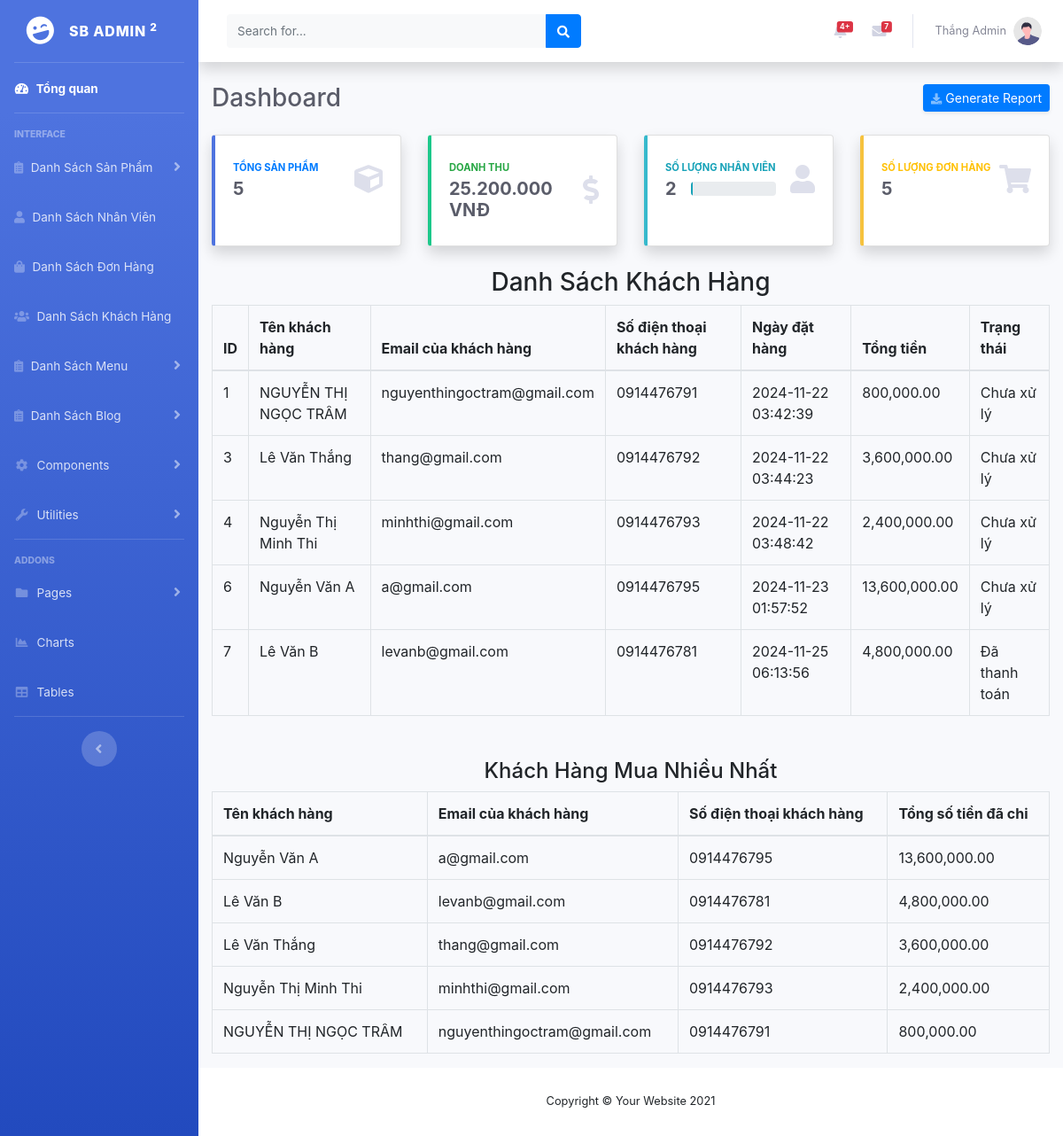
The app's page /khachhang.php (signed in), older data.
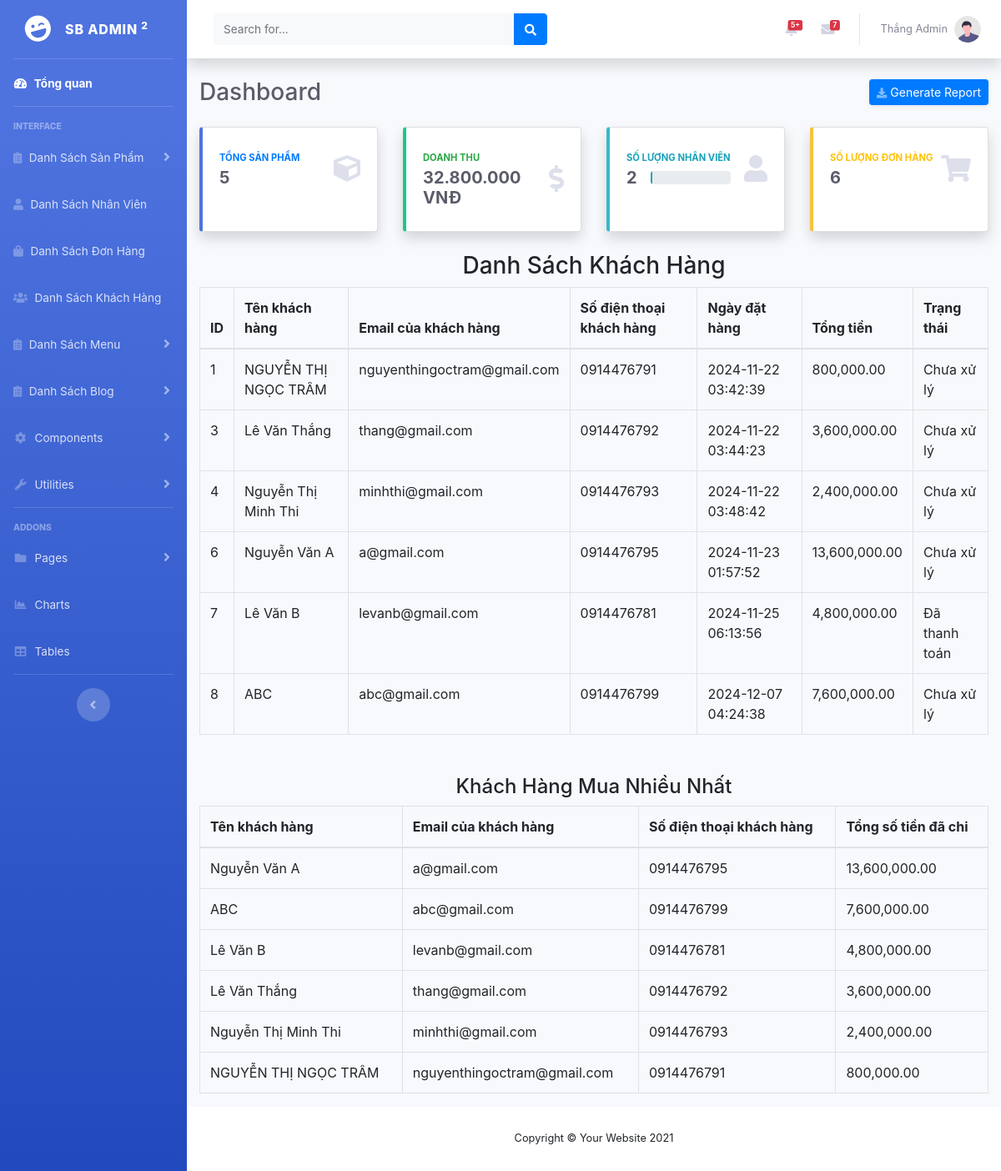
The same page, newer data.
### tables this page shows
CREATE TABLE `orders` (
  `id` int(11) NOT NULL,
  `product_id` int(11) DEFAULT NULL,
  `quantity` int(11) DEFAULT NULL,
  `total_price` decimal(10,2) DEFAULT NULL,
  `customer_name` varchar(255) DEFAULT NULL,
  `customer_email` varchar(255) DEFAULT NULL,
  `customer_address` text DEFAULT NULL,
  `created_at` timestamp NOT NULL DEFAULT current_timestamp(),
  `status` varchar(50) DEFAULT 'Chưa xử lý',
  `customer_phone` varchar(15) NOT NULL
);

### khachhang.php (the view, shortened to what the changed rows need)
<!DOCTYPE html>
<html lang="en">
<head>
    <link href="vendor/fontawesome-free/css/all.min.css" rel="stylesheet" type="text/css">
    <link href="css/sb-admin-2.min.css" rel="stylesheet">
</head>
<body id="page-top">
    <div id="wrapper">
        <div id="content-wrapper" class="d-flex flex-column">
            <div id="content">
                <nav class="navbar navbar-expand navbar-light bg-white topbar mb-4 static-top shadow">
                    <ul class="navbar-nav ml-auto">
                        <li class="nav-item dropdown no-arrow d-sm-none">
                        <?php
                        $servername = "localhost";
                        $username = "root";
                        $password = "";
                        $dbname = "quantriweb";
                        $conn = new mysqli($servername, $username, $password, $dbname);
                        $sql = "SELECT orders.id, orders.product_id, orders.quantity, orders.total_price, orders.customer_name, orders.created_at, products.name AS product_name
                                FROM orders
                                LEFT JOIN products ON orders.product_id = products.id
                                WHERE orders.status = 'Chưa xử lý' ORDER BY orders.created_at DESC LIMIT 10";
                        $result = $conn->query($sql);
                        $notifications = [];
                        if ($result->num_rows > 0) {
                            while ($row = $result->fetch_assoc()) {
                                $notifications[] = [
                                    'id' => $row['id'],
                                    'product_name' => $row['product_name'],
                                    'customer_name' => $row['customer_name'],
                                    'created_at' => $row['created_at'],
                                ];
                            }
                        } else {
                            $notifications[] = "No new orders";
                        }
                        ?>
                        <li class="nav-item dropdown no-arrow mx-1">
                            <a class="nav-link dropdown-toggle" href="#" id="alertsDropdown" role="button"
                                data-toggle="dropdown" aria-haspopup="true" aria-expanded="false">
                                <span class="badge badge-danger badge-counter"><?php echo count($notifications); ?>+</span>
                            </a>
                        </li>
                    </ul>
                </nav>
                <div class="container-fluid">
                    <div class="d-sm-flex align-items-center justify-content-between mb-4">
                        <h1 class="h3 mb-0 text-gray-800">Dashboard</h1>
                    </div>
                    <div class="row">
                    <?php
                    $servername = "localhost";
                    $username = "root";
                    $password = "";
                    $dbname = "quantriweb";
                    $conn = new mysqli($servername, $username, $password, $dbname);
                    $sql = "SELECT SUM(total_price) AS total_revenue FROM orders";
                    $result = $conn->query($sql);
                    $total_revenue = 0;
                    if ($result->num_rows > 0) {
                        $row = $result->fetch_assoc();
                        $total_revenue = $row['total_revenue'];
                    }
                    ?>
                    <div class="col-xl-3 col-md-6 mb-4">
                        <div class="card border-left-success shadow h-100 py-2">
                            <div class="card-body">
                                <div class="row no-gutters align-items-center">
                                    <div class="col mr-2">
                                        <div class="text-xs font-weight-bold text-success text-uppercase mb-1">
                                            Doanh thu</div>
                                        <div class="h5 mb-0 font-weight-bold text-gray-800">
                                            <?php echo number_format($total_revenue, 0, ',', '.'); ?> VNĐ
                                        </div>
                                    </div>
                                </div>
                            </div>
                        </div>
                    </div>
                        <?php
                        $servername = "localhost";
                        $username = "root";
                        $password = "";
                        $dbname = "quantriweb";
                        $conn = new mysqli($servername, $username, $password, $dbname);
                        $sql = "SELECT COUNT(*) AS total_orders FROM orders";
                        $result = $conn->query($sql);
                        $total_orders = 0;
                        if ($result->num_rows > 0) {
                            $row = $result->fetch_assoc();
                            $total_orders = $row['total_orders'];
                        }
                        ?>
                        <div class="col-xl-3 col-md-6 mb-4">
                            <div class="card border-left-warning shadow h-100 py-2">
                                <div class="card-body">
                                    <div class="row no-gutters align-items-center">
                                        <div class="col mr-2">
                                            <div class="text-xs font-weight-bold text-warning text-uppercase mb-1">
                                                Số lượng đơn hàng</div>
                                            <div class="h5 mb-0 font-weight-bold text-gray-800">
                                                <?php echo $total_orders; ?>
                                            </div>
                                        </div>
                                    </div>
                                </div>
                            </div>
                        </div>
                    </div>
                   <?php
$conn = new mysqli("localhost", "root", "", "quantriweb");
$sql = "SELECT id, customer_name, customer_email, customer_phone, created_at, total_price ,status FROM orders";
$result = $conn->query($sql);
$spender_sql = "SELECT
    customer_name,
    customer_email,
    customer_phone,
    SUM(total_price) AS total_spent
FROM orders
GROUP BY customer_name, customer_email, customer_phone
ORDER BY total_spent DESC";
$spender_result = $conn->query($spender_sql);
?>
<!DOCTYPE html>
<html lang="en">
<head>
    <link href="https://stackpath.bootstrapcdn.com/bootstrap/4.6.0/css/bootstrap.min.css" rel="stylesheet">
</head>
<body>
<div class="containerdskh">
    <table class="table table-bordered">
        <thead>
        <tr>
            <th>ID</th>
            <th>Tên khách hàng</th>
            <th>Email của khách hàng</th>
            <th>Số điện thoại khách hàng</th>
            <th>Ngày đặt hàng</th>
            <th>Tổng tiền</th>
            <th>Trạng thái</th>
        </tr>
        </thead>
        <tbody>
        <?php if ($result->num_rows > 0): ?>
            <?php while ($row = $result->fetch_assoc()): ?>
                <tr>
                    <td><?php echo $row['id']; ?></td>
                    <td><?php echo $row['customer_name']; ?></td>
                    <td><?php echo $row['customer_email']; ?></td>
                    <td><?php echo $row['customer_phone']; ?></td>
                    <td><?php echo $row['created_at']; ?></td>
                    <td><?php echo number_format($row['total_price'], 2); ?></td>
                    <td><?php echo $row['status'];?></td>
                </tr>
            <?php endwhile; ?>
        <?php else: ?>
            <tr>
                <td colspan="6" class="text-center">No orders found</td>
            </tr>
        <?php endif; ?>
        </tbody>
    </table>
<?php if ($spender_result->num_rows > 0): ?>
    <table class="table table-bordered">
        <thead>
        <tr>
            <th>Tên khách hàng</th>
            <th>Email của khách hàng</th>
            <th>Số điện thoại khách hàng</th>
            <th>Tổng số tiền đã chi</th>
        </tr>
        </thead>
        <tbody>
        <?php while ($spender = $spender_result->fetch_assoc()): ?>
            <tr>
                <td><?php echo $spender['customer_name']; ?></td>
                <td><?php echo $spender['customer_email']; ?></td>
                <td><?php echo $spender['customer_phone']; ?></td>
                <td><?php echo number_format($spender['total_spent'], 2); ?></td>
            </tr>
        <?php endwhile; ?>
        </tbody>
    </table>
<?php else: ?>
    <p class="text-center">No spending data available.</p>
<?php endif; ?>
</div>
</body>
</html>
            </div>
        </div>
    </div>
</body>
</html>

Row changes from the older to the newer data that the page shows:
added orders: id "8", customer_name "ABC", customer_email "abc@gmail.com", customer_phone "0914476799", created_at "2024-12-07 04:24:38", total_price "7,600,000.00", status "Chưa xử lý"
Text that changed along with them:
count($notifications): "4" → "5"
$total_revenue: "25.200.000" → "32.800.000"
$total_orders: "5" → "6"
new list line: "ABC abc@gmail.com 0914476799 7,600,000.00"
